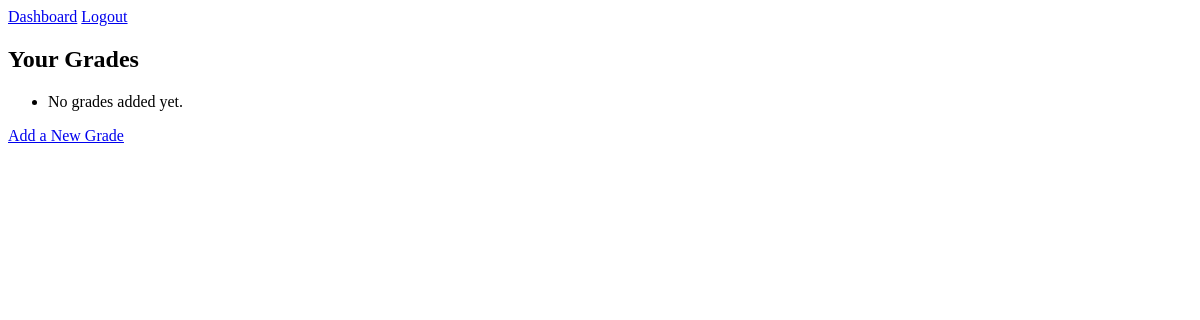
The page /dashboard (signed in) on the database as committed earlier.
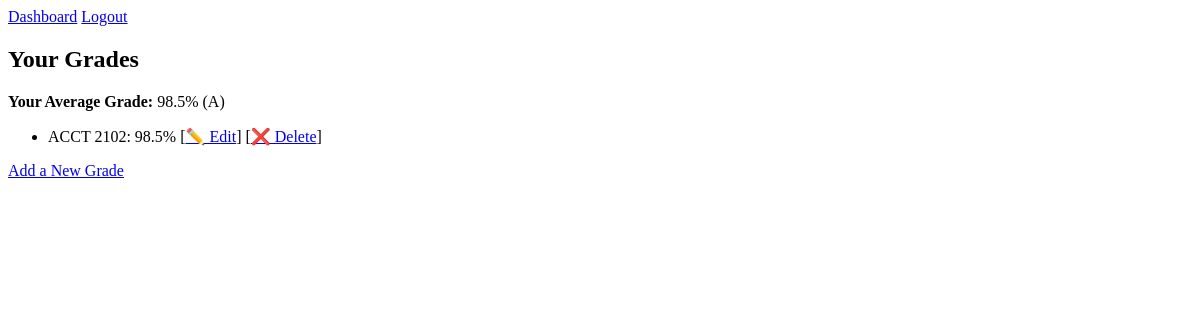
The same page on the database as committed later.
### app/models.py (models this page shows)
class Grade(db.Model):
    id = db.Column(db.Integer, primary_key=True)
    course_name = db.Column(db.String(100), nullable=False)
    grade = db.Column(db.Float, nullable=False)
    user_id = db.Column(db.Integer, db.ForeignKey('user.id'), nullable=False)

### app/routes.py (the view)
@app.route('/dashboard')
@login_required
def dashboard():
    grades = Grade.query.filter_by(user_id=current_user.id).all()
    if grades:
        avg = round(sum(g.grade for g in grades) / len(grades), 2)
        def get_letter_grade(avg):
            if avg >= 90:
                return 'A'
            elif avg >= 80:
                return 'B'
            elif avg >= 70:
                return 'C'
            elif avg >= 60:
                return 'D'
            else:
                return 'F'
        letter = get_letter_grade(avg)
    else:
        avg = None
        letter = None
    return render_template('dashboard.html', grades=grades, avg=avg, letter=letter)

### app/routes.py (called while the page is built)
@login_manager.user_loader
def load_user(user_id):
    return User.query.get(int(user_id))

### app/templates/dashboard.html (shortened to what this page needs)
{% extends 'base.html' %}
{% block content %}
<h2>Your Grades</h2>
{% if avg is not none %}
  <p><strong>Your Average Grade:</strong> {{ avg }}% ({{ letter }})</p>
{% endif %}
<ul>
    {% for grade in grades %}
      <li>
        {{ grade.course_name }}: {{ grade.grade }}%
        [<a href="{{ url_for('edit_grade', grade_id=grade.id) }}">✏️ Edit</a>]
        [<a href="{{ url_for('delete_grade', grade_id=grade.id) }}" onclick="return confirm('Are you sure you want to delete this grade?')">❌ Delete</a>]
      </li>
    {% else %}
      <li>No grades added yet.</li>
    {% endfor %}
  </ul>
<p><a href="{{ url_for('add_grade') }}">Add a New Grade</a></p>
{% endblock %}

Rows that differ between the two databases and show on the page:
added Grade: course_name "ACCT 2102", grade "98.5"
Other text that changed with them:
{{ avg }}: (not shown) → "98.5"
{{ letter }}: (not shown) → "A"
text no longer shown: "No grades added yet."
text now shown: "Your Average Grade: % ( )"
